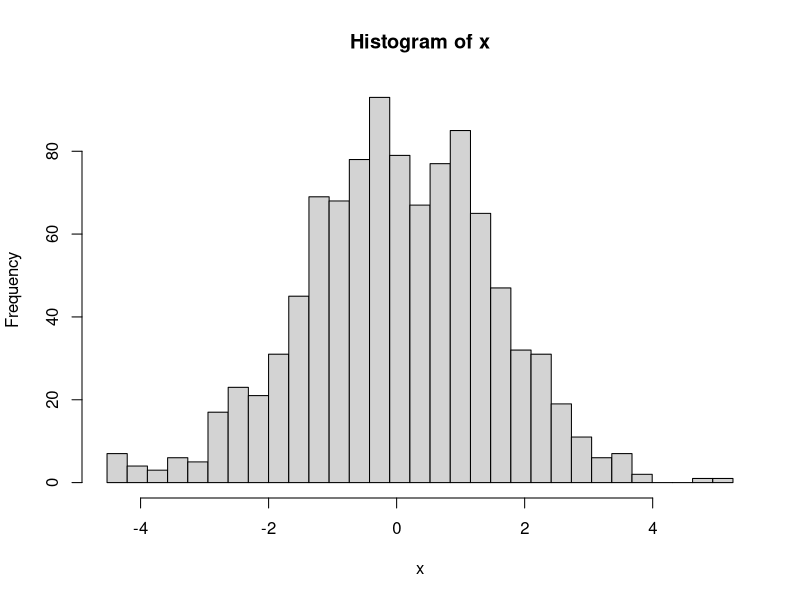
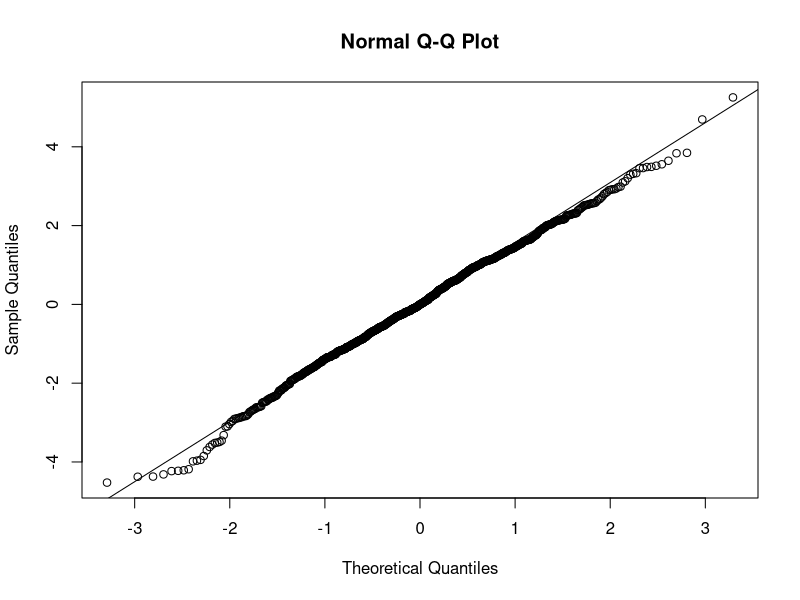

The R source for these figures, in order:
## ---- chunk 1
3+4
## ---- chunk 2
rivers
rivers[77]
rivers[23:28]
# Elements de valor més gran que 200
rivers[rivers>200]
## ---- chunk 3
# definim la funció
myfunc=function(arg1,arg2,arg3)
{
  x=sin(arg1)
  y=arg2^3
  return(x*y+arg3)
}

# la cridem
myfunc(1,2,3)

## ---- chunk 4
n=1000
set.seed(1)
x=rnorm(n)+rt(n,10)

## ---- chunk 5
min=quantile(x,0)
max=quantile(x,1)
d=(max-min)/ floor ( sqrt (n) )
hist(x,breaks=seq(min,max,by=d))
qqnorm(x)
qqline(x)
## ---- chunk 6
t=shapiro.test(x)
pval=t$p.value
